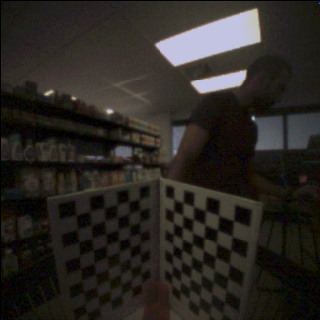
#> input picture 3D_Localization/data/triple/0.png, 320 x 320 px
$ jupyter execute --allow-errors localization-3d.ipynb   (shell and % lines are left out)
#> lines starting #> are read from the running program, lines starting #| are printed output that depends on the picture
### 3D_Localization/tsai_utilities.py
import numpy as np
from matplotlib import pyplot as plt
from PIL import Image
import glob
import matplotlib.pyplot as plt
import cv2
from math import *
from itertools import combinations
import os
import json


# [14 lines left out: function show, not called in this run]


# Tsai Calibration
def homogeneous(vector):
    return np.append(vector, 1)

# [58 lines left out: functions translation, Rot2D, Rot3d, scale, wrf2crf, crf2imp and 1 more, not called in this run]

def rms (a,b):
    return sqrt(np.square(np.subtract(a,b)).mean())


# [72 lines left out: functions get_homographies, make_product_matrix, save_calib_data, load_calib_data, get_fundamental_matrix, compute_epipolar_line, not called in this run]


class TsaiClass:

    def __init__(self, image,pixelsize,points):
        self.width = image.shape[1]
        self.height = image.shape[0]
        self.dx = pixelsize[0]
        self.dy = pixelsize[1]
        self.n=points.shape[0]
        self.realpoints = points[:,0:3]
        self.pixels = points[:,3:5]
        self.impixels = np.c_[self.dx*(self.pixels[:,0]-(self.width/2)),self.dy*(self.height/2-(self.pixels[:,1]))]
        self.L = self.compute_L()
        self.ty, self.sx = self.compute_tysx()
        self.rot, self.tx = self.compute_rottx()
        self.r1 = self.rot[:,0]
        self.r2 = self.rot[:,1]
        self.r3 = self.rot[:,2]
        self.f , self.tz = self.compute_f_tz ()
        self.tvec = np.asarray([self.tx, self.ty, self.tz]).reshape(3,1)
        self.prpixels = self.project_all()
        self.projMatrix = self.get_projectionMatrix ()
        self.RT = np.r_[np.c_[self.rot, self.tvec], np.asarray([0,0,0,1]).reshape(1,4)]
        self.invRT = np.r_[np.c_[(self.rot.transpose(),np.dot(-self.rot.transpose(),self.tvec))],np.asarray([0,0,0,1]).reshape((1,4))]
        self.K = np.dot( np.asarray([[self.sx[0]/self.dx, 0, self.width/2], [0,-1/self.dy,self.height/2], [0,0,1]]), np.asarray([[self.f[0],0,0,0],[0,self.f[0],0,0],[0,0,1,0]]))
        self.bckprpoints = self.get_BackProjection_points()
        self.calibError = rms (self.pixels, self.prpixels)
        self.cubeError = rms (self.realpoints, self.bckprpoints)
        self.kappa = 0
        self.undistort_prpixels = self.undistort_all()

    # [222 lines left out: functions compute_L, compute_tysx, compute_rottx, compute_f_tz, get_projectionMatrix, project_all and 5 more, not called in this run]


def get_points_2(img, pattern_size,square_size,left_offset,right_offset, save_flag=True, name="cam_"):
    # Getting corners 3d points and 2d corners
    # [6 lines left out: function click_event, not called in this run]
    global points
    points = []
    cv2.namedWindow("corner_selection", cv2.WINDOW_NORMAL)
    cv2.setMouseCallback("corner_selection",click_event)
    while True:
        cv2.imshow("corner_selection", img)
        k = cv2.waitKey(0) & 0xFF
        if k == ord('q'):
            break
    cv2.destroyAllWindows()
    points = np.asarray(points)

    height = pattern_size[0]
    width = pattern_size[1]
    objp = np.zeros((height*width*2,5),np.float32)
    if len(points) != 0:
        objp[:,3:5] = points.copy()
        count = 0
        for column in range(width):
            for row in range(height):
                objp[count,1] = -(column*square_size+left_offset)
                objp[count,2] = (row*square_size)
                count+=1
        for column in range(width):
            for row in range(height):
                objp[count,0] = -(column*square_size+right_offset)
                objp[count,2] = (row*square_size)
                count+=1

        if save_flag:
            np.save("points3d2d_"+name+".npy", objp)
    else:
        print("Not enough corners detected")
        return
    return objp


# [12 lines left out: function tsai_calibration, not called in this run]

def tsai_calibration_2(image,pattern_size,square_size,left_offset,right_offset,pixel_size,save_flag, camera_name, debug=False):
    img = image.copy()
    if os.path.exists("points3d2d_"+camera_name+".npy"):
        points3d2d = np.load("points3d2d_"+camera_name+".npy")
    else:
        points3d2d =  get_points_2(img, pattern_size,square_size,left_offset,right_offset, save_flag, camera_name)
    tsai = TsaiClass(image, pixel_size, points3d2d)
    save_calib_data(tsai, camera_name)
    if debug:
        tsai.showProjection(image,alpha=0.7)
        tsai.showBackProjection()
    return tsai

### 3D_Localization/localization-3d.ipynb
[cell 1]
# Following codes are for visualization purposes
# Run all the cells one by one in order
# The idea is to have an estimation of 3D positions of the products based on three matched bounding boxes
# This is done here by getting the intersection of backprojected bounding boxes
# Computing the rays passing through the center of bounding boxes and getting their intersection could also be used but in some cases the rays may not intersect

[cell 2]
import numpy as np
from matplotlib import pyplot as plt
from PIL import Image
import glob
import matplotlib.pyplot as plt
import cv2
from math import *
from itertools import combinations
from tsai_utilities import *
from itertools import product
import open3d as o3d
import camtools as ct

# [50 lines left out: functions ReadRGB, ReadOd, show_bounding_box, get_center, get_mask, not called in this run]

image_0 = cv2.imread("data/triple/0.png")
#> image_0 is the input picture: shape (320, 320, 3); mean B, G, R 34.8, 39.1, 42.7
image_1 = cv2.imread("data/triple/1.png")
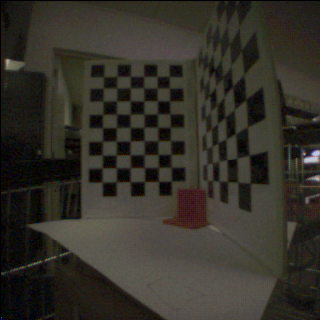
#> input picture 3D_Localization/data/triple/1.png, 320 x 320 px
#> image_1 is the input picture: shape (320, 320, 3); mean B, G, R 41, 48.6, 51.6
image_2 = cv2.imread("data/triple/2.png")
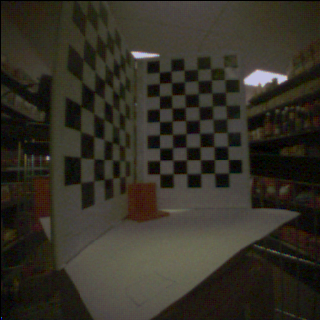
#> input picture 3D_Localization/data/triple/2.png, 320 x 320 px
#> image_2 is the input picture: shape (320, 320, 3); mean B, G, R 37.9, 47.7, 51.3
pattern_size = (9,5)
square_size = 2.5
left_offset = 4.8
right_offset = 4.8
pixel_size = pixel_size = (0.00036,0.00036)
#> (the rest of this cell did not finish here and is left out)

#> (key q is pressed here)
tsai_1 = tsai_calibration(image_1,(9,6),square_size,left_offset,right_offset,pixel_size, save_flag=True, camera_name="cam1",debug=False)
tsai_2 = tsai_calibration(image_2,(9,6),square_size,left_offset,right_offset,pixel_size, save_flag=True, camera_name="cam2",debug=False)


img0 = ReadRGB("data/cam0.rgb")
img1 = ReadRGB("data/cam1.rgb")
img2 = ReadRGB("data/cam2.rgb")
h,w = img0.shape[:-1]
od0 = ReadOd ("data/cam0.od")
od1 = ReadOd ("data/cam1.od")
od2 = ReadOd ("data/cam2.od")

show_bounding_box (img0, od0)
show_bounding_box (img1, od1)
show_bounding_box (img2, od2)

center0 = get_center (od0,h,w)
center1 = get_center (od1,h,w)
center2 = get_center (od2,h,w)

#> (a cell that did not finish here is left out)

[cell 4]
def create_cube_grid(center, voxel_size, grid_size):
    """
    Create a cube grid centered at the specified center with custom voxel size and grid size.
    Parameters:
    - center: The center of the cube grid as a numpy array [x, y, z].
    - voxel_size: The distance between voxels.
    - grid_size: The size of the grid along each axis.
    Returns:
    - cube_grid: Open3D voxel grid.
    """
    half_size = (grid_size - 1) * voxel_size / 2
    x, y, z = np.meshgrid(
        np.linspace(center[0] - half_size, center[0] + half_size, grid_size),
        np.linspace(center[1] - half_size, center[1] + half_size, grid_size),
        np.linspace(center[2] - half_size, center[2] + half_size, grid_size),
        indexing='ij'
    )
    # Create a voxel grid using Open3D

    points = np.vstack((x.flatten(), y.flatten(), z.flatten())).T
    colors = np.zeros_like(points)
    point_cloud = o3d.geometry.PointCloud()
    point_cloud.points = o3d.utility.Vector3dVector(points)
    point_cloud.colors = o3d.utility.Vector3dVector(colors)
    voxel_grid = o3d.geometry.VoxelGrid.create_from_point_cloud(
        o3d.geometry.PointCloud(o3d.utility.Vector3dVector(points)),
        voxel_size=voxel_size
    )
    ones = np.ones((points.shape[0]))
    points = np.c_[points,ones]
    return points,point_cloud,voxel_grid

# Define parameters
center = np.array([0.0, 0.0, 20.0])
voxel_size = 1
grid_size = 50
points,point_cloud,voxel_grid = create_cube_grid(center, voxel_size, grid_size)
#> (the rest of this cell did not finish here and is left out)

#> (a cell that did not finish here is left out)
